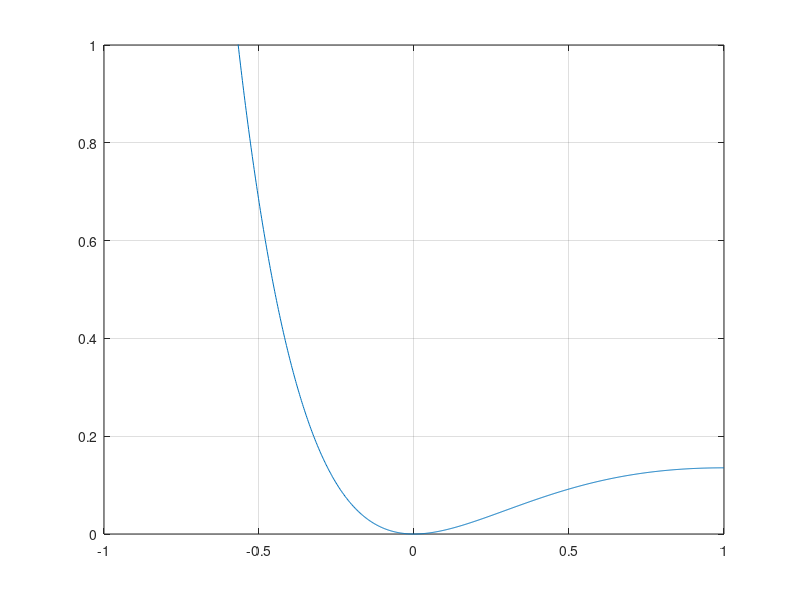

MATLAB code to generate this figure: (Note: this script raises an error after producing the figure.)
clear all
global alpha
alpha=2;
global betha
betha=2;
a=-1;
b=1;
N=1000;
X=linspace(a,b,N);
Y=X.^alpha.*exp(-betha.*X);
 F=@(X)X.^alpha.*exp(-betha.*X);
  plot(X,Y);
  ylim([0 1]);
  grid on;
  xr2=ginput(2);
  [x_m,y_m]=fminbnd(F, xr2(1,1),xr2(2,1));
  hold on
  plot(x_m,y_m,'r*', xr2(1,1), xr2(1,2), 'g*', xr2(2,1),xr2(2,2),'g*')
for i=1:1:5 
    if alpha ==2
        alpha=2*alpha;
        Y=X.^alpha.*exp(-betha.*X);
        F=@(X)X.^alpha.*exp(-betha.*X);
        plot(X,Y);
        ylim([0 0.2]);
        grid on;
        xr2=ginput(2);
        [x_m,y_m]=fminbnd(F, xr2(1,1),xr2(2,1));
        hold on
        plot(x_m,y_m,'r*', xr2(1,1), xr2(1,2), 'g*', xr2(2,1),xr2(2,2),'g*')
    end
    if (alpha==4) |(alpha ==8)
        alpha=4+alpha;
         Y=X.^alpha.*exp(-betha.*X);
        F=@(X)X.^alpha.*exp(-betha.*X);
        if (alpha==4)
            plot(X,Y);
        else
            plot(X,Y);
        end
         ylim([0 0.2]);
         grid on;
        xr2=ginput(2);
        [x_m,y_m]=fminbnd(F, xr2(1,1),xr2(2,1));
        hold on
        plot(x_m,y_m,'r*', xr2(1,1), xr2(1,2), 'g*', xr2(2,1),xr2(2,2),'g*')
    end
    if  alpha ==12
        alpha =12+6;
        Y=X.^alpha.*exp(-betha.*X);
        F=@(X)X.^alpha.*exp(-betha.*X);
        plot(X,Y);
       ylim([0 0.2]);
        grid on;
        xr2=ginput(2);
        [x_m,y_m]=fminbnd(F, xr2(1,1),xr2(2,1));
        hold on
        plot(x_m,y_m,'r*', xr2(1,1), xr2(1,2), 'g*', xr2(2,1),xr2(2,2),'g*')
    end
end
xlabel('x');
ylabel('f(x)');
title('X.^alpha.*exp(-betha.*X)');

        

